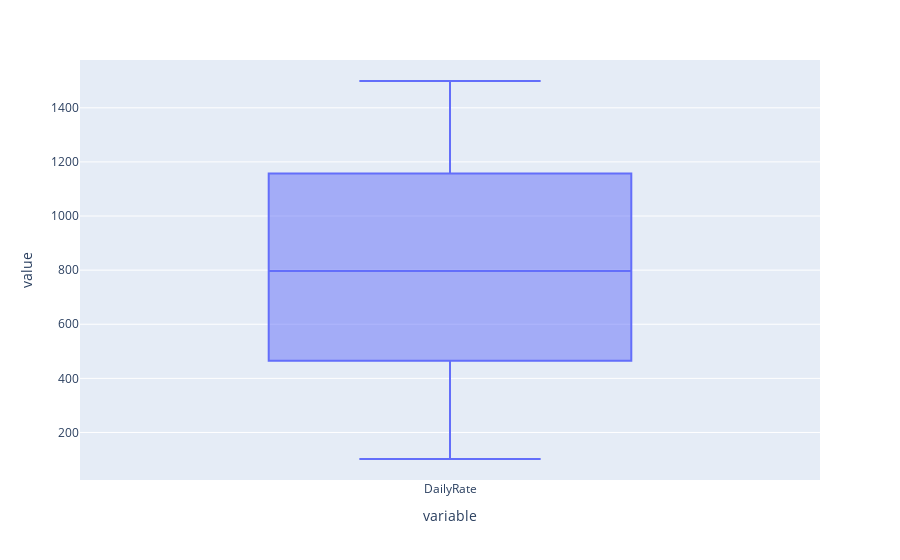

Notebook code for this chart:
### Code cell
px.box(df['DailyRate'])

### Figure 1 — Plotly figure (JSON) as saved in the notebook; plotly's stock layout.template omitted (floating-point values rounded to 4 significant figures; data arrays with more than 128 entries replaced by an {"elided": "..."} marker saying what was removed)
{"data": [{"alignmentgroup": "True", "hovertemplate": "variable=%{x}<br>value=%{y}<extra></extra>", "legendgroup": "", "marker": {"color": "#636efa"}, "name": "", "notched": false, "offsetgroup": "", "orientation": "v", "showlegend": false, "type": "box", "x": {"elided": "1676 str values"}, "x0": " ", "xaxis": "x", "y": {"elided": "1676 int values"}, "y0": " ", "yaxis": "y"}], "layout": {"boxmode": "group", "legend": {"tracegroupgap": 0}, "margin": {"t": 60}, "xaxis": {"anchor": "y", "domain": [0, 1], "title": {"text": "variable"}}, "yaxis": {"anchor": "x", "domain": [0, 1], "title": {"text": "value"}}}}
